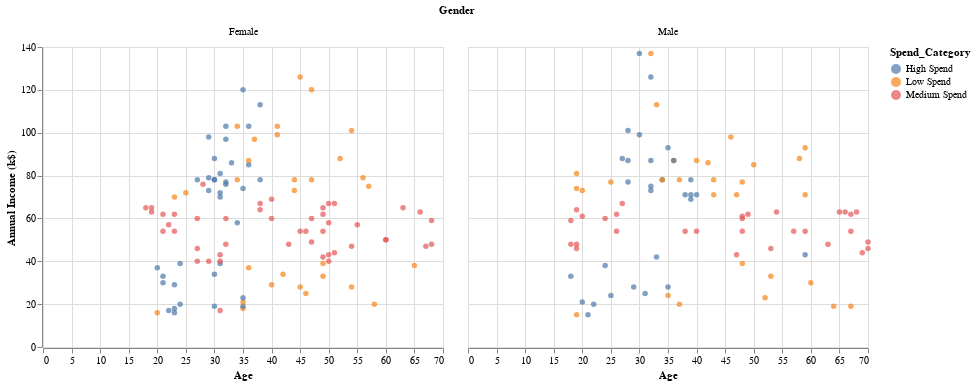

Notebook code for this chart:
### Markdown cell above
Lets check if the Income/Spend has different patters for the Gender

### Code cell
alt.Chart(df).mark_circle().encode(
    x = 'Age:Q',
    y = 'Annual Income (k$):Q',
    facet = 'Gender:N',
    color = 'Spend_Category:N'
)

### Figure 1 — Vega-Lite specification as saved in the notebook (floating-point values rounded to 4 significant figures; data arrays with more than 128 entries replaced by an {"elided": "..."} marker saying what was removed)
{"config": {"view": {"continuousWidth": 400, "continuousHeight": 300}}, "data": {"name": "data-e8d52c848f344dbdead28cfd7643ef34"}, "mark": "circle", "encoding": {"color": {"type": "nominal", "field": "Spend_Category"}, "facet": {"type": "nominal", "field": "Gender"}, "x": {"type": "quantitative", "field": "Age"}, "y": {"type": "quantitative", "field": "Annual Income (k$)"}}, "$schema": "https://vega.github.io/schema/vega-lite/v4.8.1.json", "datasets": {"data-e8d52c848f344dbdead28cfd7643ef34": {"elided": "200 records"}}}
